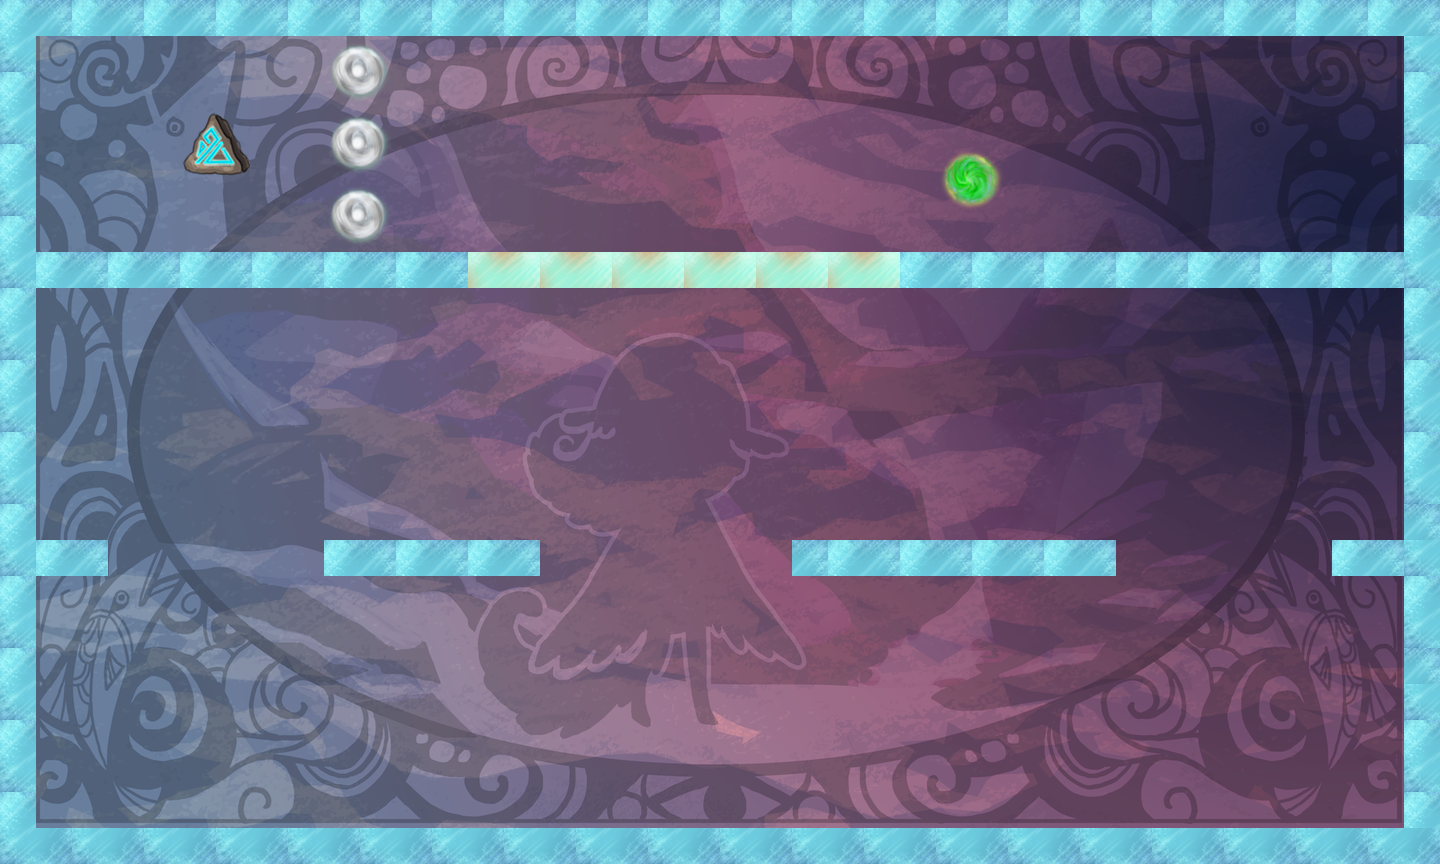

A level layout from a 2D game, rendered from its tile map. Below: a short description, then the map file with tile-grid data replaced by summaries:
An orthogonal 40x24 tile map with 36x36 px tiles, 2 tile layers (bg, tiles), 20 tilesets.

<map version="1.0" orientation="orthogonal" width="40" height="24" tilewidth="36" tileheight="36">
 <properties>
  <property name="itemGoal" value="4" />
  <property name="itemSize" value="1" />
  <property name="playerLocation" value="!json! {&quot;x&quot;: 20, &quot;y&quot;:12 }" />
  <property name="tutorial" value="false" />
 </properties>
 <tileset firstgid="1" name="bg" tilewidth="1440" tileheight="864">
  <tileoffset x="-720" y="432" />
  <image source="../../../art/bg.png" width="1440" height="864" />
 </tileset>
 <tileset firstgid="2" name="redWall" tilewidth="36" tileheight="36">
  <image source="../../../art/redWall.png" width="72" height="72" />
  <tile id="0">
   <properties>
    <property name="bodyType" value="static" />
    <property name="collType" value="solid" />
    <property name="func" value="redWallCollision" />
    <property name="name" value="redWall" />
    <property name="physics:bounce" value="0" />
    <property name="physics:enabled" value="true" />
   </properties>
  </tile>
  <tile id="1">
   <properties>
    <property name="bodyType" value="static" />
    <property name="collType" value="solid" />
    <property name="func" value="redWallCollision" />
    <property name="name" value="redWall" />
    <property name="physics:bounce" value="0" />
    <property name="physics:enabled" value="true" />
   </properties>
  </tile>
  <tile id="2">
   <properties>
    <property name="bodyType" value="static" />
    <property name="collType" value="solid" />
    <property name="func" value="redWallCollision" />
    <property name="name" value="redWall" />
    <property name="physics:bounce" value="0" />
    <property name="physics:enabled" value="true" />
   </properties>
  </tile>
  <tile id="3">
   <properties>
    <property name="bodyType" value="static" />
    <property name="collType" value="solid" />
    <property name="func" value="redWallCollision" />
    <property name="name" value="redWall" />
    <property name="physics:bounce" value="0" />
    <property name="physics:enabled" value="true" />
   </properties>
  </tile>
 </tileset>
 <tileset firstgid="6" name="aura" tilewidth="72" tileheight="72">
  <image source="../../../art/aura.png" width="72" height="72" />
  <tile id="0">
   <properties>
    <property name="bodyType" value="static" />
    <property name="collType" value="passThru" />
    <property name="func" value="blueAuraCollision" />
    <property name="name" value="blueAura" />
    <property name="physics:bounce" value="0" />
    <property name="physics:enabled" value="true" />
   </properties>
  </tile>
 </tileset>
 <tileset firstgid="7" name="rune" tilewidth="72" tileheight="72">
  <image source="../../../art/rune.png" width="72" height="72" />
  <tile id="0">
   <properties>
    <property name="bodyType" value="static" />
    <property name="collType" value="passThru" />
    <property name="func" value="runeCollision" />
    <property name="name" value="rune" />
    <property name="physics:bounce" value="0" />
    <property name="physics:enabled" value="true" />
   </properties>
  </tile>
 </tileset>
 <tileset firstgid="8" name="key" tilewidth="72" tileheight="72">
  <image source="../../../art/antler.png" width="72" height="72" />
  <tile id="0">
   <properties>
    <property name="bodyType" value="static" />
    <property name="collType" value="passThru" />
    <property name="collectible" value="true" />
    <property name="func" value="keyCollision" />
    <property name="name" value="key" />
    <property name="physics:bounce" value="0" />
    <property name="physics:enabled" value="true" />
   </properties>
  </tile>
 </tileset>
 <tileset firstgid="9" name="blueWall" tilewidth="36" tileheight="36">
  <image source="../../../art/blueWall.png" width="72" height="72" />
  <tile id="0">
   <properties>
    <property name="bodyType" value="static" />
    <property name="collType" value="wall" />
    <property name="func" value="blueWallCollision" />
    <property name="name" value="blueWall" />
    <property name="physics:bounce" value="0" />
    <property name="physics:enabled" value="true" />
   </properties>
  </tile>
  <tile id="1">
   <properties>
    <property name="bodyType" value="static" />
    <property name="collType" value="wall" />
    <property name="func" value="blueWallCollision" />
    <property name="name" value="blueWall" />
    <property name="physics:bounce" value="0" />
    <property name="physics:enabled" value="true" />
   </properties>
  </tile>
  <tile id="2">
   <properties>
    <property name="bodyType" value="static" />
    <property name="collType" value="wall" />
    <property name="func" value="blueWallCollision" />
    <property name="name" value="blueWall" />
    <property name="physics:bounce" value="0" />
    <property name="physics:enabled" value="true" />
   </properties>
  </tile>
  <tile id="3">
   <properties>
    <property name="bodyType" value="static" />
    <property name="collType" value="wall" />
    <property name="func" value="blueWallCollision" />
    <property name="name" value="blueWall" />
    <property name="physics:bounce" value="0" />
    <property name="physics:enabled" value="true" />
   </properties>
  </tile>
 </tileset>
 <tileset firstgid="13" name="greenWall" tilewidth="36" tileheight="36">
  <image source="../../../art/greenWall.png" width="72" height="72" />
  <tile id="0">
   <properties>
    <property name="bodyType" value="static" />
    <property name="collType" value="solid" />
    <property name="func" value="greenWallCollision" />
    <property name="name" value="greenWall" />
    <property name="physics:bounce" value="0" />
    <property name="physics:enabled" value="static" />
   </properties>
  </tile>
  <tile id="1">
   <properties>
    <property name="bodyType" value="static" />
    <property name="collType" value="solid" />
    <property name="func" value="greenWallCollision" />
    <property name="name" value="greenWall" />
    <property name="physics:bounce" value="0" />
    <property name="physics:enabled" value="true" />
   </properties>
  </tile>
  <tile id="2">
   <properties>
    <property name="bodyType" value="static" />
    <property name="collType" value="solid" />
    <property name="func" value="greenWallCollision" />
    <property name="name" value="greenWall" />
    <property name="physics:bounce" value="0" />
    <property name="physics:enabled" value="true" />
   </properties>
  </tile>
  <tile id="3">
   <properties>
    <property name="bodyType" value="static" />
    <property name="collType" value="solid" />
    <property name="func" value="greenWallCollision" />
    <property name="name" value="greenWall" />
    <property name="physics:bounce" value="0" />
    <property name="physics:enabled" value="true" />
   </properties>
  </tile>
 </tileset>
 <tileset firstgid="17" name="lockedDoor" tilewidth="72" tileheight="72">
  <image source="../../../art/lockeddoor.png" width="72" height="72" />
  <tile id="0">
   <properties>
    <property name="bodyType" value="static" />
    <property name="collType" value="solid" />
    <property name="func" value="lockedDoorCollision" />
    <property name="name" value="lockedDoor" />
    <property name="physics:bounce" value="0" />
    <property name="physics:enabled" value="true" />
   </properties>
  </tile>
 </tileset>
 <tileset firstgid="18" name="runeblue" tilewidth="72" tileheight="72">
  <image source="../../../art/runeblue.png" width="72" height="72" />
  <tile id="0">
   <properties>
    <property name="bodyType" value="static" />
    <property name="collType" value="passThru" />
    <property name="func" value="runeCollision" />
    <property name="name" value="blueRune" />
    <property name="physics:bounce" value="0" />
    <property name="physics:enabled" value="true" />
   </properties>
  </tile>
 </tileset>
 <tileset firstgid="19" name="runegreen" tilewidth="72" tileheight="72">
  <image source="../../../art/runegreen.png" width="72" height="72" />
  <tile id="0">
   <properties>
    <property name="bodyType" value="static" />
    <property name="collType" value="passThru" />
    <property name="func" value="runeCollision" />
    <property name="name" value="greenRune" />
    <property name="physics:bounce" value="0" />
    <property name="physics:enabled" value="true" />
   </properties>
  </tile>
 </tileset>
 <tileset firstgid="20" name="runepink" tilewidth="72" tileheight="72">
  <image source="../../../art/runepink.png" width="72" height="72" />
  <tile id="0">
   <properties>
    <property name="bodyType" value="static" />
    <property name="collType" value="passThru" />
    <property name="func" value="runeCollision" />
    <property name="name" value="pinkRune" />
    <property name="physics:bounce" value="0" />
    <property name="physics:enabled" value="true" />
   </properties>
  </tile>
 </tileset>
 <tileset firstgid="21" name="runepurple" tilewidth="72" tileheight="72">
  <image source="../../../art/runepurple.png" width="72" height="72" />
  <tile id="0">
   <properties>
    <property name="bodyType" value="static" />
    <property name="collType" value="passThru" />
    <property name="func" value="runeCollision" />
    <property name="name" value="purpleRune" />
    <property name="physics:bounce" value="0" />
    <property name="physics:enabled" value="true" />
   </properties>
  </tile>
 </tileset>
 <tileset firstgid="22" name="runeyellow" tilewidth="72" tileheight="72">
  <image source="../../../art/runeyellow.png" width="72" height="72" />
  <tile id="0">
   <properties>
    <property name="bodyType" value="static" />
    <property name="collType" value="passThru" />
    <property name="func" value="runeCollision" />
    <property name="name" value="yellowRune" />
    <property name="physics:bounce" value="0" />
    <property name="physics:enabled" value="true" />
   </properties>
  </tile>
 </tileset>
 <tileset firstgid="23" name="greenAura1" tilewidth="72" tileheight="72">
  <image source="../../../art/greenaura1.png" width="72" height="72" />
  <tile id="0">
   <properties>
    <property name="bodyType" value="static" />
    <property name="collType" value="passThru" />
    <property name="func" value="greenAuraCollision" />
    <property name="name" value="greenAura" />
    <property name="physics:bounce" value="0" />
    <property name="physics:enabled" value="true" />
   </properties>
  </tile>
 </tileset>
 <tileset firstgid="24" name="greenAura2" tilewidth="72" tileheight="72">
  <image source="../../../art/greenaura2.png" width="72" height="72" />
  <tile id="0">
   <properties>
    <property name="bodyType" value="static" />
    <property name="collType" value="passThru" />
    <property name="func" value="greenAuraCollision" />
    <property name="name" value="greenAura" />
    <property name="physics:bounce" value="0" />
    <property name="physics:enabled" value="true" />
   </properties>
  </tile>
 </tileset>
 <tileset firstgid="25" name="whiteAura" tilewidth="72" tileheight="72">
  <image source="../../../art/whiteaura.png" width="72" height="72" />
  <tile id="0">
   <properties>
    <property name="bodyType" value="static" />
    <property name="collType" value="passThru" />
    <property name="func" value="whiteAuraCollision" />
    <property name="name" value="whiteAura" />
    <property name="physics:bounce" value="0" />
    <property name="physics:enabled" value="true" />
   </properties>
  </tile>
 </tileset>
 <tileset firstgid="26" name="redAura" tilewidth="72" tileheight="72">
  <image source="../../../art/redaura.png" width="72" height="72" />
  <tile id="0">
   <properties>
    <property name="bodyType" value="static" />
    <property name="collType" value="passThru" />
    <property name="func" value="redAuraCollision" />
    <property name="name" value="redAura" />
    <property name="physics:bounce" value="0" />
    <property name="physics:enabled" value="true" />
   </properties>
  </tile>
 </tileset>
 <tileset firstgid="27" name="redAura1" tilewidth="72" tileheight="72">
  <image source="../../../art/redaura1.png" width="72" height="72" />
  <tile id="0">
   <properties>
    <property name="bodyType" value="static" />
    <property name="collType" value="passThru" />
    <property name="func" value="redAuraCollision" />
    <property name="name" value="redAura" />
    <property name="physics:bounce" value="0" />
    <property name="physics:enabled" value="true" />
   </properties>
  </tile>
 </tileset>
 <tileset firstgid="28" name="redAura2" tilewidth="72" tileheight="72">
  <image source="../../../art/redaura2.png" width="72" height="72" />
  <tile id="0">
   <properties>
    <property name="bodyType" value="static" />
    <property name="collType" value="passThru" />
    <property name="func" value="redAuraCollision" />
    <property name="name" value="redAura" />
    <property name="physics:bounce" value="0" />
    <property name="physics:enabled" value="true" />
   </properties>
  </tile>
 </tileset>
 <tileset firstgid="29" name="blackWall" tilewidth="72" tileheight="72">
  <image source="../../../art/blackWall.png" width="72" height="72" />
 </tileset>
 <layer name="bg" width="40" height="24">
  <data>[960 cells, 1 non-empty, 1 distinct tile ids]</data>
 </layer>
 <layer name="tiles" width="40" height="24">
  <data>[960 cells, 186 non-empty, 9 distinct tile ids]</data>
 </layer>
</map>
